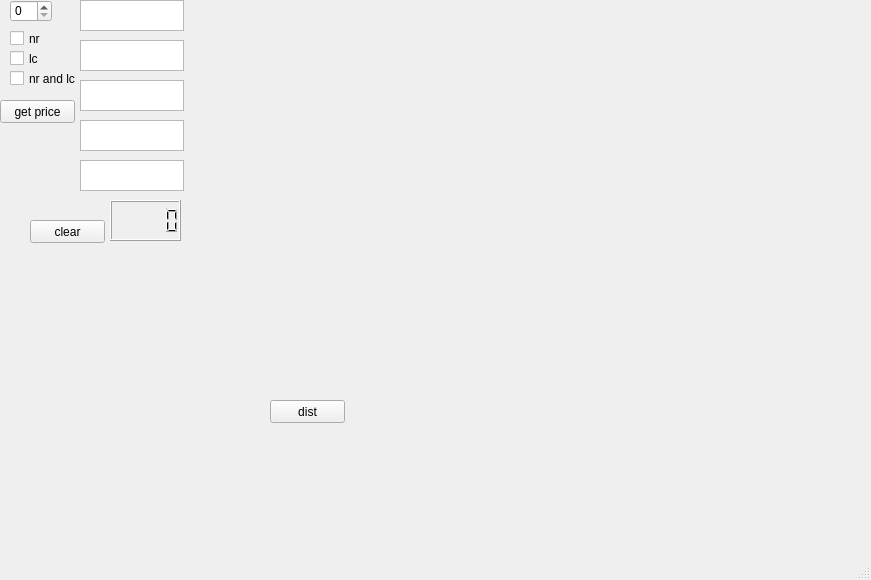
<?xml version="1.0" encoding="UTF-8"?>
<ui version="4.0">
 <class>MainWindow</class>
 <widget class="QMainWindow" name="MainWindow">
  <property name="geometry">
   <rect>
    <x>0</x>
    <y>0</y>
    <width>871</width>
    <height>580</height>
   </rect>
  </property>
  <property name="windowTitle">
   <string>MainWindow</string>
  </property>
  <widget class="QWidget" name="centralwidget">
   <widget class="QPushButton" name="total_btn">
    <property name="geometry">
     <rect>
      <x>0</x>
      <y>100</y>
      <width>75</width>
      <height>23</height>
     </rect>
    </property>
    <property name="text">
     <string>get price</string>
    </property>
   </widget>
   <widget class="QTextEdit" name="price_tedit_1">
    <property name="geometry">
     <rect>
      <x>80</x>
      <y>0</y>
      <width>104</width>
      <height>31</height>
     </rect>
    </property>
    <property name="palette">
     <palette>
      <active>
       <colorrole role="WindowText">
        <brush brushstyle="SolidPattern">
         <color alpha="255">
          <red>255</red>
          <green>0</green>
          <blue>127</blue>
         </color>
        </brush>
       </colorrole>
      </active>
      <inactive>
       <colorrole role="WindowText">
        <brush brushstyle="SolidPattern">
         <color alpha="255">
          <red>255</red>
          <green>0</green>
          <blue>127</blue>
         </color>
        </brush>
       </colorrole>
      </inactive>
      <disabled>
       <colorrole role="WindowText">
        <brush brushstyle="SolidPattern">
         <color alpha="255">
          <red>120</red>
          <green>120</green>
          <blue>120</blue>
         </color>
        </brush>
       </colorrole>
      </disabled>
     </palette>
    </property>
    <property name="frameShadow">
     <enum>QFrame::Raised</enum>
    </property>
   </widget>
   <widget class="QTextEdit" name="price_tedit_2">
    <property name="geometry">
     <rect>
      <x>80</x>
      <y>40</y>
      <width>104</width>
      <height>31</height>
     </rect>
    </property>
   </widget>
   <widget class="QTextEdit" name="price_tedit_4">
    <property name="geometry">
     <rect>
      <x>80</x>
      <y>120</y>
      <width>104</width>
      <height>31</height>
     </rect>
    </property>
   </widget>
   <widget class="QTextEdit" name="price_tedit_3">
    <property name="geometry">
     <rect>
      <x>80</x>
      <y>80</y>
      <width>104</width>
      <height>31</height>
     </rect>
    </property>
   </widget>
   <widget class="QTextEdit" name="price_tedit_5">
    <property name="geometry">
     <rect>
      <x>80</x>
      <y>160</y>
      <width>104</width>
      <height>31</height>
     </rect>
    </property>
   </widget>
   <widget class="QSpinBox" name="part_spx">
    <property name="geometry">
     <rect>
      <x>10</x>
      <y>0</y>
      <width>42</width>
      <height>22</height>
     </rect>
    </property>
   </widget>
   <widget class="QCheckBox" name="nr_chbox">
    <property name="geometry">
     <rect>
      <x>10</x>
      <y>30</y>
      <width>70</width>
      <height>17</height>
     </rect>
    </property>
    <property name="text">
     <string>nr</string>
    </property>
   </widget>
   <widget class="QCheckBox" name="lc_chbox">
    <property name="geometry">
     <rect>
      <x>10</x>
      <y>50</y>
      <width>70</width>
      <height>17</height>
     </rect>
    </property>
    <property name="text">
     <string>lc</string>
    </property>
   </widget>
   <widget class="QCheckBox" name="nr_lc_chbox">
    <property name="geometry">
     <rect>
      <x>10</x>
      <y>70</y>
      <width>70</width>
      <height>17</height>
     </rect>
    </property>
    <property name="text">
     <string>nr and lc</string>
    </property>
   </widget>
   <widget class="QLCDNumber" name="total_lcd">
    <property name="geometry">
     <rect>
      <x>110</x>
      <y>200</y>
      <width>71</width>
      <height>41</height>
     </rect>
    </property>
   </widget>
   <widget class="QPushButton" name="pushButton_2">
    <property name="geometry">
     <rect>
      <x>30</x>
      <y>220</y>
      <width>75</width>
      <height>23</height>
     </rect>
    </property>
    <property name="text">
     <string>clear</string>
    </property>
   </widget>
   <widget class="QWidget" name="plt_widget" native="true">
    <property name="geometry">
     <rect>
      <x>260</x>
      <y>40</y>
      <width>451</width>
      <height>351</height>
     </rect>
    </property>
   </widget>
   <widget class="QPushButton" name="dist_btn">
    <property name="geometry">
     <rect>
      <x>270</x>
      <y>400</y>
      <width>75</width>
      <height>23</height>
     </rect>
    </property>
    <property name="text">
     <string>dist</string>
    </property>
   </widget>
  </widget>
  <widget class="QMenuBar" name="menubar">
   <property name="geometry">
    <rect>
     <x>0</x>
     <y>0</y>
     <width>871</width>
     <height>21</height>
    </rect>
   </property>
  </widget>
  <widget class="QStatusBar" name="statusbar"/>
 </widget>
 <resources/>
 <connections>
  <connection>
   <sender>pushButton_2</sender>
   <signal>clicked()</signal>
   <receiver>price_tedit_5</receiver>
   <slot>clear()</slot>
   <hints>
    <hint type="sourcelabel">
     <x>153</x>
     <y>268</y>
    </hint>
    <hint type="destinationlabel">
     <x>181</x>
     <y>225</y>
    </hint>
   </hints>
  </connection>
  <connection>
   <sender>pushButton_2</sender>
   <signal>clicked()</signal>
   <receiver>price_tedit_4</receiver>
   <slot>clear()</slot>
   <hints>
    <hint type="sourcelabel">
     <x>177</x>
     <y>263</y>
    </hint>
    <hint type="destinationlabel">
     <x>187</x>
     <y>192</y>
    </hint>
   </hints>
  </connection>
  <connection>
   <sender>pushButton_2</sender>
   <signal>clicked()</signal>
   <receiver>price_tedit_3</receiver>
   <slot>clear()</slot>
   <hints>
    <hint type="sourcelabel">
     <x>164</x>
     <y>262</y>
    </hint>
    <hint type="destinationlabel">
     <x>182</x>
     <y>149</y>
    </hint>
   </hints>
  </connection>
  <connection>
   <sender>pushButton_2</sender>
   <signal>clicked()</signal>
   <receiver>price_tedit_2</receiver>
   <slot>clear()</slot>
   <hints>
    <hint type="sourcelabel">
     <x>198</x>
     <y>283</y>
    </hint>
    <hint type="destinationlabel">
     <x>264</x>
     <y>114</y>
    </hint>
   </hints>
  </connection>
  <connection>
   <sender>pushButton_2</sender>
   <signal>clicked()</signal>
   <receiver>price_tedit_1</receiver>
   <slot>clear()</slot>
   <hints>
    <hint type="sourcelabel">
     <x>195</x>
     <y>265</y>
    </hint>
    <hint type="destinationlabel">
     <x>200</x>
     <y>80</y>
    </hint>
   </hints>
  </connection>
 </connections>
</ui>
